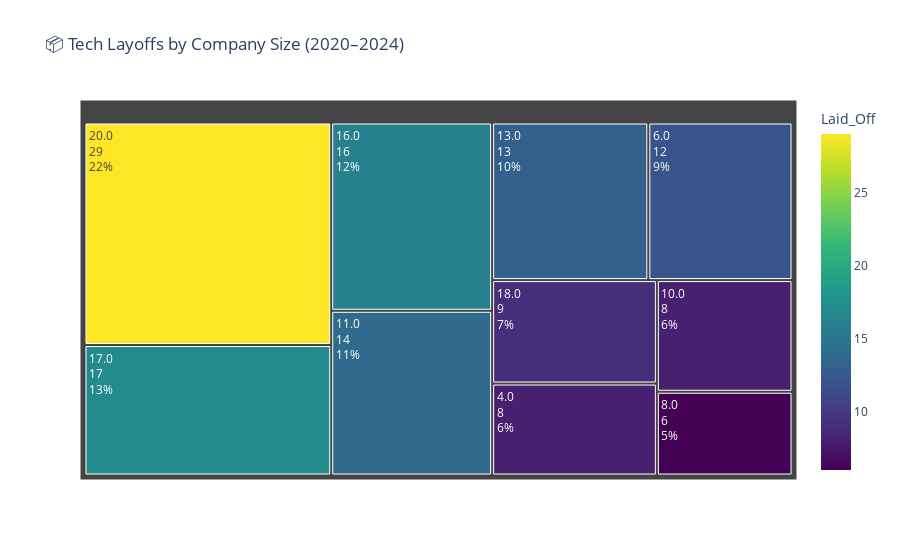

Notebook code cell kept with this figure:
### Code cell
size_layoffs = df.groupby('Company_Size_before_Layoffs')['Laid_Off'].sum().head(10).reset_index()

fig = px.treemap(
    size_layoffs,
    path=['Company_Size_before_Layoffs'],
    values='Laid_Off',
    color='Laid_Off',
    color_continuous_scale='Viridis',
    title='📦 Tech Layoffs by Company Size (2020–2024)'
)
fig.update_traces(textinfo='label+value+percent entry')
fig.show()

### Figure 1 — Plotly figure (JSON) as saved in the notebook; plotly's stock layout.template omitted (floating-point values rounded to 4 significant figures)
{"data": [{"branchvalues": "total", "customdata": [[8.0], [12.0], [6.0], [8.0], [14.0], [13.0], [16.0], [17.0], [9.0], [29.0]], "domain": {"x": [0, 1], "y": [0, 1]}, "hovertemplate": "labels=%{label}<br>Laid_Off_sum=%{value}<br>parent=%{parent}<br>id=%{id}<br>Laid_Off=%{color}<extra></extra>", "ids": ["4.0", "6.0", "8.0", "10.0", "11.0", "13.0", "16.0", "17.0", "18.0", "20.0"], "labels": ["4.0", "6.0", "8.0", "10.0", "11.0", "13.0", "16.0", "17.0", "18.0", "20.0"], "marker": {"coloraxis": "coloraxis", "colors": [8.0, 12.0, 6.0, 8.0, 14.0, 13.0, 16.0, 17.0, 9.0, 29.0]}, "name": "", "parents": ["", "", "", "", "", "", "", "", "", ""], "textinfo": "label+value+percent entry", "type": "treemap", "values": [8.0, 12.0, 6.0, 8.0, 14.0, 13.0, 16.0, 17.0, 9.0, 29.0]}], "layout": {"coloraxis": {"colorbar": {"title": {"text": "Laid_Off"}}, "colorscale": [[0, "#440154"], [0.1111, "#482878"], [0.2222, "#3e4989"], [0.3333, "#31688e"], [0.4444, "#26828e"], [0.5556, "#1f9e89"], [0.6667, "#35b779"], [0.7778, "#6ece58"], [0.8889, "#b5de2b"], [1, "#fde725"]]}, "legend": {"tracegroupgap": 0}, "title": {"text": "📦 Tech Layoffs by Company Size (2020–2024)"}}}
